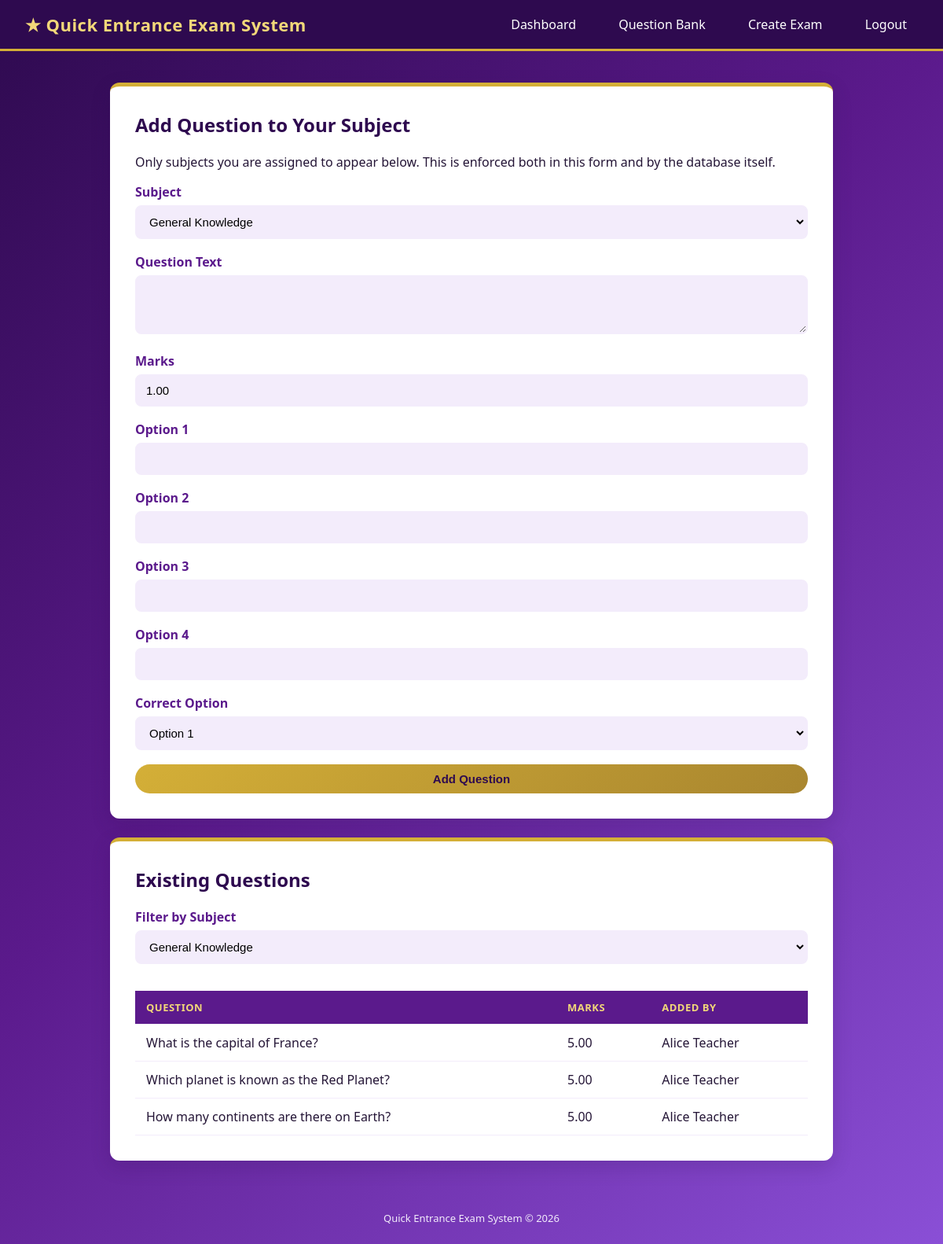
Screenshot of /teacher/manage_questions.php (signed in) with the database file from the repository.
### tables this page shows
CREATE TABLE questions (
    question_id     INT AUTO_INCREMENT PRIMARY KEY,
    subject_id      INT NOT NULL,
    created_by      INT NOT NULL,                
    question_text   TEXT NOT NULL,
    question_image  VARCHAR(255) DEFAULT NULL,
    difficulty      ENUM('easy','medium','hard') NOT NULL DEFAULT 'medium',
    default_marks   DECIMAL(6,2) NOT NULL DEFAULT 1.00,
    is_active       BOOLEAN NOT NULL DEFAULT TRUE,    
    created_at      TIMESTAMP NOT NULL DEFAULT CURRENT_TIMESTAMP,

    CONSTRAINT fk_question_subject FOREIGN KEY (subject_id) REFERENCES subjects(subject_id) ON DELETE CASCADE,
    CONSTRAINT fk_question_teacher FOREIGN KEY (created_by) REFERENCES users(user_id) ON DELETE CASCADE
);

CREATE TABLE users (
    user_id         INT AUTO_INCREMENT PRIMARY KEY,
    full_name       VARCHAR(100)  NOT NULL,
    email           VARCHAR(150)  NOT NULL UNIQUE,
    username        VARCHAR(50)   NOT NULL UNIQUE,
    password_hash   VARCHAR(255)  NOT NULL,           
    role            ENUM('admin','teacher','student') NOT NULL DEFAULT 'student',
    phone           VARCHAR(20),
    profile_picture VARCHAR(255),

     
    profile_visibility   ENUM('public','private','friends_only') NOT NULL DEFAULT 'private',
    show_result_publicly BOOLEAN NOT NULL DEFAULT FALSE,
    allow_contact        BOOLEAN NOT NULL DEFAULT FALSE,

    is_active       BOOLEAN NOT NULL DEFAULT TRUE,
    created_at      TIMESTAMP NOT NULL DEFAULT CURRENT_TIMESTAMP,
    updated_at      TIMESTAMP NOT NULL DEFAULT CURRENT_TIMESTAMP ON UPDATE CURRENT_TIMESTAMP
);

### includes/auth.php (called while the page is built, shortened)
<?php
function is_logged_in() {
    return isset($_SESSION['user_id']);
}
function current_user() {
    return [
        'user_id' => $_SESSION['user_id'],
        'full_name' => $_SESSION['full_name'],
        'role' => $_SESSION['role']
    ];
}

### includes/functions.php (called while the page is built, shortened)
<?php
function db_query($conn, $sql, $types = "", $params = []) {
    $stmt = mysqli_prepare($conn, $sql);
    if ($types !== "") {
        mysqli_stmt_bind_param($stmt, $types, ...$params);
    }
    mysqli_stmt_execute($stmt);
    return $stmt;
}
function get_teacher_subjects($conn, $teacher_id) {
    $sql = "SELECT s.* FROM subjects s
            JOIN teacher_subjects ts ON s.subject_id = ts.subject_id
            WHERE ts.teacher_id = ?";
    $stmt = db_query($conn, $sql, "i", [$teacher_id]);
    return mysqli_fetch_all(mysqli_stmt_get_result($stmt), MYSQLI_ASSOC);
}
function get_questions_by_subject($conn, $subject_id) {
    $sql = "SELECT q.*, u.full_name AS teacher_name FROM questions q
            JOIN users u ON q.created_by = u.user_id
            WHERE q.subject_id = ? ORDER BY q.created_at DESC";
    $stmt = db_query($conn, $sql, "i", [$subject_id]);
    return mysqli_fetch_all(mysqli_stmt_get_result($stmt), MYSQLI_ASSOC);
}

### teacher/manage_questions.php (the view, shortened to what this page needs)
<?php
require_once __DIR__ . '/../includes/auth.php';
require_once __DIR__ . '/../includes/functions.php';
$user = current_user();
$my_subjects = get_teacher_subjects($conn, $user['user_id']);
$selected_subject = isset($_GET['subject_id']) ? (int)$_GET['subject_id'] : ($my_subjects[0]['subject_id'] ?? 0);
$bank = $selected_subject ? get_questions_by_subject($conn, $selected_subject) : [];
require_once __DIR__ . '/../includes/header.php';
?>
<div class="card">
    <h2>Add Question to Your Subject</h2>
    <p class="meta">Only subjects you are assigned to appear below. This is enforced both in this form and by the database itself.</p>
    <?php if (empty($my_subjects)): ?>
        <div class="alert alert-error">You are not assigned to any subject yet. Contact an admin.</div>
    <?php else: ?>
    <form method="POST">
        <label>Subject</label>
        <select name="subject_id" required>
            <?php foreach ($my_subjects as $s): ?>
                <option value="<?php echo $s['subject_id']; ?>"><?php echo htmlspecialchars($s['subject_name']); ?></option>
            <?php endforeach; ?>
        </select>
        <label>Question Text</label>
        <textarea name="question_text" rows="3" required></textarea>
        <label>Marks</label>
        <input type="number" step="0.01" name="marks" value="1.00" required>
        <label>Option 1</label>
        <input type="text" name="option_1" required>
        <label>Option 2</label>
        <input type="text" name="option_2" required>
        <label>Option 3</label>
        <input type="text" name="option_3" required>
        <label>Option 4</label>
        <input type="text" name="option_4" required>
        <label>Correct Option</label>
        <select name="correct" required>
            <option value="1">Option 1</option>
        </select>
        <button type="submit" class="btn btn-primary btn-block">Add Question</button>
    </form>
    <?php endif; ?>
</div>
<?php if (!empty($my_subjects)): ?>
<div class="card">
    <h2>Existing Questions</h2>
    <form method="GET" style="margin-bottom:16px;">
        <label>Filter by Subject</label>
        <select name="subject_id" onchange="this.form.submit()">
            <?php foreach ($my_subjects as $s): ?>
                <option value="<?php echo $s['subject_id']; ?>" <?php echo $s['subject_id'] == $selected_subject ? 'selected' : ''; ?>>
                    <?php echo htmlspecialchars($s['subject_name']); ?>
                </option>
            <?php endforeach; ?>
        </select>
    </form>
    <table>
        <tr><th>Question</th><th>Marks</th><th>Added By</th></tr>
        <?php foreach ($bank as $q): ?>
        <tr>
            <td><?php echo htmlspecialchars($q['question_text']); ?></td>
            <td><?php echo $q['default_marks']; ?></td>
            <td><?php echo htmlspecialchars($q['teacher_name']); ?></td>
        </tr>
        <?php endforeach; ?>
    </table>
</div>
<?php endif; ?>
<?php require_once __DIR__ . '/../includes/footer.php'; ?>

### includes/header.php (shortened to what this page needs)
<?php require_once __DIR__ . '/auth.php'; ?>
<!DOCTYPE html>
<html lang="en">
<head>
<link rel="stylesheet" href="/assets/css/style.css">
</head>
<body>
<div class="navbar">
    <a href="/dashboard.php" class="brand">&#9733; Quick Entrance Exam System</a>
    <div class="nav-links">
        <?php if (is_logged_in()): ?>
            <a href="/dashboard.php">Dashboard</a>
            <?php if ($_SESSION['role'] === 'teacher'): ?>
                <a href="/teacher/manage_questions.php">Question Bank</a>
                <a href="/teacher/create_exam.php">Create Exam</a>
            <?php else: ?>
                <a href="/student/select_exam.php">Exams</a>
                <a href="/student/history.php">History</a>
            <?php endif; ?>
            <a href="/logout.php">Logout</a>
        <?php else: ?>
            <a href="/login.php">Login</a>
            <a href="/register.php">Create Account</a>
        <?php endif; ?>
    </div>
</div>
<div class="container">

### includes/footer.php
</div>
<div class="footer">Quick Entrance Exam System &copy; <?php echo date("Y"); ?></div>
</body>
</html>

### assets/css/style.css (style rules this page uses)
:root { --purple-dark: #2e0a4f; --purple-main: #5b1a8c; --purple-light: #8a4fd6; --purple-pale: #f3ecfb; --gold-main: #d4af37; --gold-light: #f2d879; --gold-dark: #a9862f; --white: #ffffff; --text-dark: #241536; --danger: #c0392b; --success: #1e7d4f; --radius: 12px; --shadow: 0 8px 24px rgba(46, 10, 79, 0.18); }
* { box-sizing: border-box; }
body { margin: 0; font-family: 'Segoe UI', Tahoma, Geneva, Verdana, sans-serif; background: linear-gradient(135deg, var(--purple-dark) 0%, var(--purple-main) 45%, var(--purple-light) 100%); min-height: 100vh; color: var(--text-dark); }
.navbar { display: flex; justify-content: space-between; align-items: center; padding: 16px 32px; background: var(--purple-dark); border-bottom: 3px solid var(--gold-main); }
.navbar .brand { color: var(--gold-light); font-size: 22px; font-weight: 700; letter-spacing: 0.5px; text-decoration: none; }
.navbar .nav-links a { color: var(--white); text-decoration: none; margin-left: 22px; font-weight: 500; padding: 6px 14px; border-radius: 20px; transition: 0.2s; }
.container { max-width: 960px; margin: 40px auto; padding: 0 20px; }
.card { background: var(--white); border-radius: var(--radius); box-shadow: var(--shadow); padding: 32px; margin-bottom: 24px; border-top: 5px solid var(--gold-main); }
.card h1, .card h2, .card h3 { color: var(--purple-dark); margin-top: 0; }
label { display: block; font-weight: 600; margin-bottom: 6px; color: var(--purple-main); }
input[type="text"], input[type="email"], input[type="password"], input[type="number"], input[type="datetime-local"], select, textarea { width: 100%; padding: 10px 12px; margin-bottom: 18px; border: 2px solid var(--purple-pale); border-radius: 8px; font-size: 15px; background: var(--purple-pale); transition: border 0.2s; }
.btn { display: inline-block; padding: 10px 22px; border-radius: 24px; font-weight: 700; text-decoration: none; border: none; cursor: pointer; font-size: 15px; transition: transform 0.15s, box-shadow 0.15s; }
.btn-primary { background: linear-gradient(135deg, var(--gold-main), var(--gold-dark)); color: var(--purple-dark); }
.btn-block { width: 100%; text-align: center; }
table { width: 100%; border-collapse: collapse; margin-top: 12px; }
th, td { text-align: left; padding: 12px 14px; border-bottom: 1px solid var(--purple-pale); }
th { background: var(--purple-main); color: var(--gold-light); text-transform: uppercase; font-size: 13px; letter-spacing: 0.5px; }
.footer { text-align: center; color: var(--purple-pale); padding: 24px; font-size: 13px; }

### rows the page displays
questions: question_text "What is the capital of France?", default_marks "5.00", created_by.full_name "Alice Teacher"
questions: question_text "Which planet is known as the Red Planet?", default_marks "5.00", created_by.full_name "Alice Teacher"
questions: question_text "How many continents are there on Earth?", default_marks "5.00", created_by.full_name "Alice Teacher"

### other values shown
form field subject_id "General Knowledge"
